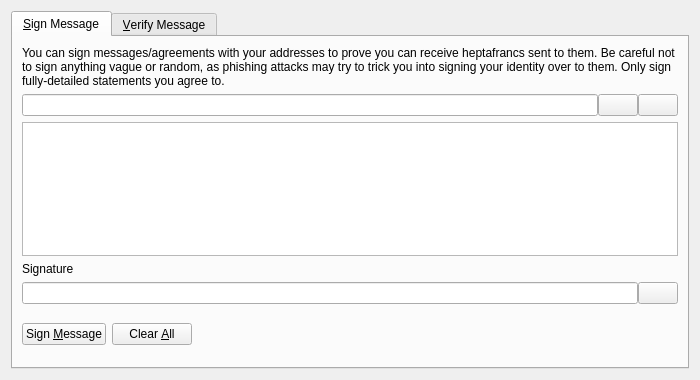
<?xml version="1.0" encoding="UTF-8"?>
<ui version="4.0">
 <class>SignVerifyMessageDialog</class>
 <widget class="QDialog" name="SignVerifyMessageDialog">
  <property name="geometry">
   <rect>
    <x>0</x>
    <y>0</y>
    <width>700</width>
    <height>380</height>
   </rect>
  </property>
  <property name="windowTitle">
   <string>Signatures - Sign / Verify a Message</string>
  </property>
  <property name="modal">
   <bool>true</bool>
  </property>
  <layout class="QVBoxLayout" name="verticalLayout">
   <item>
    <widget class="QTabWidget" name="tabWidget">
     <property name="currentIndex">
      <number>0</number>
     </property>
     <widget class="QWidget" name="tabSignMessage">
      <attribute name="title">
       <string>&amp;Sign Message</string>
      </attribute>
      <layout class="QVBoxLayout" name="verticalLayout_SM">
       <item>
        <widget class="QLabel" name="infoLabel_SM">
         <property name="text">
          <string>You can sign messages/agreements with your addresses to prove you can receive heptafrancs sent to them. Be careful not to sign anything vague or random, as phishing attacks may try to trick you into signing your identity over to them. Only sign fully-detailed statements you agree to.</string>
         </property>
         <property name="textFormat">
          <enum>Qt::PlainText</enum>
         </property>
         <property name="wordWrap">
          <bool>true</bool>
         </property>
        </widget>
       </item>
       <item>
        <layout class="QHBoxLayout" name="horizontalLayout_1_SM">
         <property name="spacing">
          <number>0</number>
         </property>
         <item>
          <widget class="QValidatedLineEdit" name="addressIn_SM">
           <property name="toolTip">
            <string>The HeptaFranc address to sign the message with</string>
           </property>
          </widget>
         </item>
         <item>
          <widget class="QPushButton" name="addressBookButton_SM">
           <property name="toolTip">
            <string>Choose previously used address</string>
           </property>
           <property name="text">
            <string/>
           </property>
           <property name="icon">
            <iconset resource="../heptafranc.qrc">
             <normaloff>:/icons/address-book</normaloff>:/icons/address-book</iconset>
           </property>
           <property name="shortcut">
            <string>Alt+A</string>
           </property>
           <property name="autoDefault">
            <bool>false</bool>
           </property>
          </widget>
         </item>
         <item>
          <widget class="QPushButton" name="pasteButton_SM">
           <property name="toolTip">
            <string>Paste address from clipboard</string>
           </property>
           <property name="text">
            <string/>
           </property>
           <property name="icon">
            <iconset resource="../heptafranc.qrc">
             <normaloff>:/icons/editpaste</normaloff>:/icons/editpaste</iconset>
           </property>
           <property name="shortcut">
            <string>Alt+P</string>
           </property>
           <property name="autoDefault">
            <bool>false</bool>
           </property>
          </widget>
         </item>
        </layout>
       </item>
       <item>
        <widget class="QPlainTextEdit" name="messageIn_SM">
         <property name="toolTip">
          <string>Enter the message you want to sign here</string>
         </property>
        </widget>
       </item>
       <item>
        <widget class="QLabel" name="signatureLabel_SM">
         <property name="text">
          <string>Signature</string>
         </property>
         <property name="textFormat">
          <enum>Qt::PlainText</enum>
         </property>
        </widget>
       </item>
       <item>
        <layout class="QHBoxLayout" name="horizontalLayout_2_SM">
         <property name="spacing">
          <number>0</number>
         </property>
         <item>
          <widget class="QLineEdit" name="signatureOut_SM">
           <property name="font">
            <font>
             <italic>true</italic>
            </font>
           </property>
           <property name="readOnly">
            <bool>true</bool>
           </property>
          </widget>
         </item>
         <item>
          <widget class="QPushButton" name="copySignatureButton_SM">
           <property name="toolTip">
            <string>Copy the current signature to the system clipboard</string>
           </property>
           <property name="text">
            <string/>
           </property>
           <property name="icon">
            <iconset resource="../heptafranc.qrc">
             <normaloff>:/icons/editcopy</normaloff>:/icons/editcopy</iconset>
           </property>
           <property name="autoDefault">
            <bool>false</bool>
           </property>
          </widget>
         </item>
        </layout>
       </item>
       <item>
        <layout class="QHBoxLayout" name="horizontalLayout_3_SM">
         <item>
          <widget class="QPushButton" name="signMessageButton_SM">
           <property name="toolTip">
            <string>Sign the message to prove you own this HeptaFranc address</string>
           </property>
           <property name="text">
            <string>Sign &amp;Message</string>
           </property>
           <property name="icon">
            <iconset resource="../heptafranc.qrc">
             <normaloff>:/icons/edit</normaloff>:/icons/edit</iconset>
           </property>
           <property name="autoDefault">
            <bool>false</bool>
           </property>
          </widget>
         </item>
         <item>
          <widget class="QPushButton" name="clearButton_SM">
           <property name="toolTip">
            <string>Reset all sign message fields</string>
           </property>
           <property name="text">
            <string>Clear &amp;All</string>
           </property>
           <property name="icon">
            <iconset resource="../heptafranc.qrc">
             <normaloff>:/icons/remove</normaloff>:/icons/remove</iconset>
           </property>
           <property name="autoDefault">
            <bool>false</bool>
           </property>
          </widget>
         </item>
         <item>
          <spacer name="horizontalSpacer_1_SM">
           <property name="orientation">
            <enum>Qt::Horizontal</enum>
           </property>
           <property name="sizeHint" stdset="0">
            <size>
             <width>40</width>
             <height>48</height>
            </size>
           </property>
          </spacer>
         </item>
         <item>
          <widget class="QLabel" name="statusLabel_SM">
           <property name="font">
            <font>
             <weight>75</weight>
             <bold>true</bold>
            </font>
           </property>
           <property name="text">
            <string/>
           </property>
           <property name="wordWrap">
            <bool>true</bool>
           </property>
          </widget>
         </item>
         <item>
          <spacer name="horizontalSpacer_2_SM">
           <property name="orientation">
            <enum>Qt::Horizontal</enum>
           </property>
           <property name="sizeHint" stdset="0">
            <size>
             <width>40</width>
             <height>48</height>
            </size>
           </property>
          </spacer>
         </item>
        </layout>
       </item>
      </layout>
     </widget>
     <widget class="QWidget" name="tabVerifyMessage">
      <attribute name="title">
       <string>&amp;Verify Message</string>
      </attribute>
      <layout class="QVBoxLayout" name="verticalLayout_VM">
       <item>
        <widget class="QLabel" name="infoLabel_VM">
         <property name="text">
          <string>Enter the receiver's address, message (ensure you copy line breaks, spaces, tabs, etc. exactly) and signature below to verify the message. Be careful not to read more into the signature than what is in the signed message itself, to avoid being tricked by a man-in-the-middle attack. Note that this only proves the signing party receives with the address, it cannot prove sendership of any transaction!</string>
         </property>
         <property name="textFormat">
          <enum>Qt::PlainText</enum>
         </property>
         <property name="alignment">
          <set>Qt::AlignLeading|Qt::AlignLeft|Qt::AlignTop</set>
         </property>
         <property name="wordWrap">
          <bool>true</bool>
         </property>
        </widget>
       </item>
       <item>
        <layout class="QHBoxLayout" name="horizontalLayout_1_VM">
         <property name="spacing">
          <number>0</number>
         </property>
         <item>
          <widget class="QValidatedLineEdit" name="addressIn_VM">
           <property name="toolTip">
            <string>The HeptaFranc address the message was signed with</string>
           </property>
          </widget>
         </item>
         <item>
          <widget class="QPushButton" name="addressBookButton_VM">
           <property name="toolTip">
            <string>Choose previously used address</string>
           </property>
           <property name="text">
            <string/>
           </property>
           <property name="icon">
            <iconset resource="../heptafranc.qrc">
             <normaloff>:/icons/address-book</normaloff>:/icons/address-book</iconset>
           </property>
           <property name="shortcut">
            <string>Alt+A</string>
           </property>
           <property name="autoDefault">
            <bool>false</bool>
           </property>
          </widget>
         </item>
        </layout>
       </item>
       <item>
        <widget class="QPlainTextEdit" name="messageIn_VM"/>
       </item>
       <item>
        <widget class="QValidatedLineEdit" name="signatureIn_VM"/>
       </item>
       <item>
        <layout class="QHBoxLayout" name="horizontalLayout_2_VM">
         <item>
          <widget class="QPushButton" name="verifyMessageButton_VM">
           <property name="toolTip">
            <string>Verify the message to ensure it was signed with the specified HeptaFranc address</string>
           </property>
           <property name="text">
            <string>Verify &amp;Message</string>
           </property>
           <property name="icon">
            <iconset resource="../heptafranc.qrc">
             <normaloff>:/icons/transaction_0</normaloff>:/icons/transaction_0</iconset>
           </property>
           <property name="autoDefault">
            <bool>false</bool>
           </property>
          </widget>
         </item>
         <item>
          <widget class="QPushButton" name="clearButton_VM">
           <property name="toolTip">
            <string>Reset all verify message fields</string>
           </property>
           <property name="text">
            <string>Clear &amp;All</string>
           </property>
           <property name="icon">
            <iconset resource="../heptafranc.qrc">
             <normaloff>:/icons/remove</normaloff>:/icons/remove</iconset>
           </property>
           <property name="autoDefault">
            <bool>false</bool>
           </property>
          </widget>
         </item>
         <item>
          <spacer name="horizontalSpacer_1_VM">
           <property name="orientation">
            <enum>Qt::Horizontal</enum>
           </property>
           <property name="sizeHint" stdset="0">
            <size>
             <width>40</width>
             <height>48</height>
            </size>
           </property>
          </spacer>
         </item>
         <item>
          <widget class="QLabel" name="statusLabel_VM">
           <property name="font">
            <font>
             <weight>75</weight>
             <bold>true</bold>
            </font>
           </property>
           <property name="text">
            <string/>
           </property>
           <property name="wordWrap">
            <bool>true</bool>
           </property>
          </widget>
         </item>
         <item>
          <spacer name="horizontalSpacer_2_VM">
           <property name="orientation">
            <enum>Qt::Horizontal</enum>
           </property>
           <property name="sizeHint" stdset="0">
            <size>
             <width>40</width>
             <height>48</height>
            </size>
           </property>
          </spacer>
         </item>
        </layout>
       </item>
      </layout>
     </widget>
    </widget>
   </item>
  </layout>
 </widget>
 <customwidgets>
  <customwidget>
   <class>QValidatedLineEdit</class>
   <extends>QLineEdit</extends>
   <header>qt/qvalidatedlineedit.h</header>
  </customwidget>
 </customwidgets>
 <resources>
  <include location="../heptafranc.qrc"/>
 </resources>
 <connections/>
</ui>
